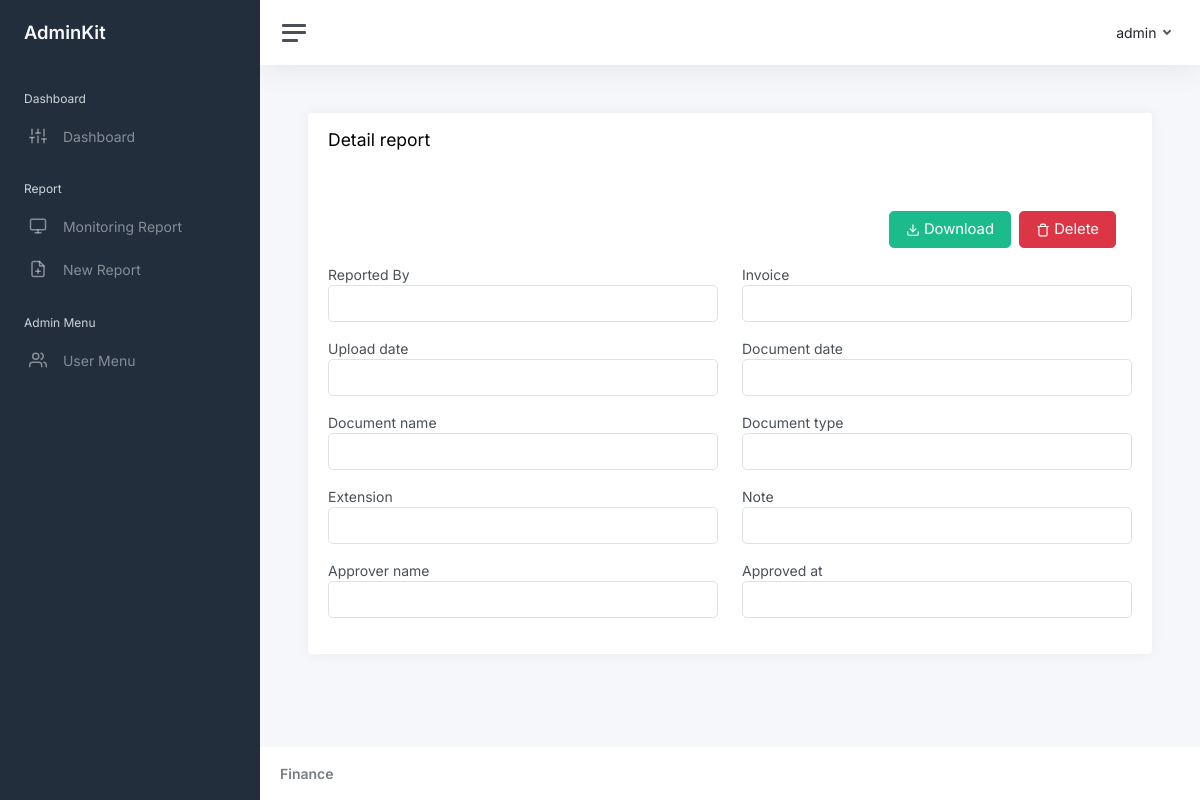
/show-report.php?invoice=asasd (signed in), run on an earlier commit of the app's database.
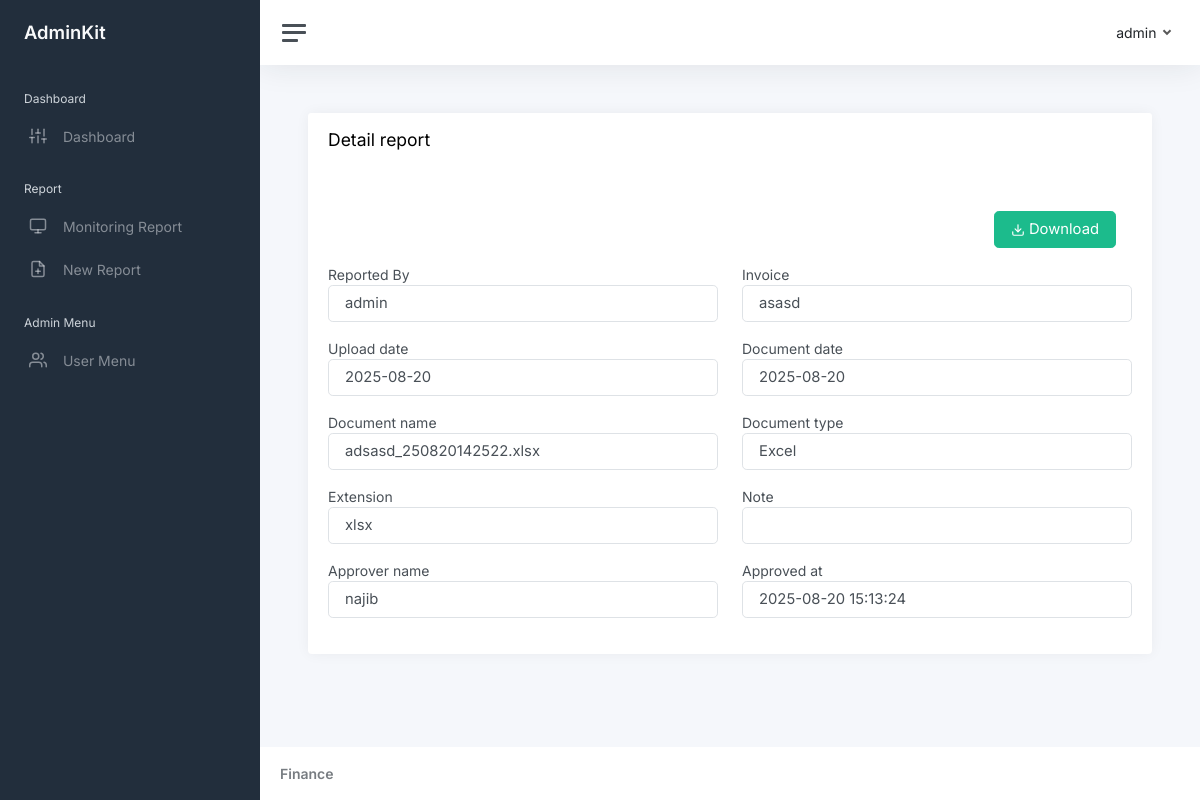
And on a later commit of the database.
### tables this page shows
CREATE TABLE IF NOT EXISTS `reports` (
  `id` int NOT NULL AUTO_INCREMENT,
  `reported_by` int NOT NULL,
  `reporter_role_id` int NOT NULL,
  `invoice` varchar(256) NOT NULL,
  `upload_date` date NOT NULL,
  `document_date` date NOT NULL,
  `document_name` varchar(256) NOT NULL,
  `document_type_id` int NOT NULL,
  `extension` varchar(256) NOT NULL,
  `note` longtext,
  `approved_by` int DEFAULT NULL,
  `approved_at` datetime DEFAULT NULL,
  `created_at` datetime NOT NULL,
  `updated_at` datetime NOT NULL,
  PRIMARY KEY (`id`),
  UNIQUE KEY `invoice` (`invoice`),
  KEY `reported_by` (`reported_by`),
  KEY `reporter_role_id` (`reporter_role_id`),
  KEY `document_type_id` (`document_type_id`),
  KEY `approved_by` (`approved_by`),
  CONSTRAINT `FK_reports_document_type` FOREIGN KEY (`document_type_id`) REFERENCES `document_types` (`id`) ON DELETE CASCADE,
  CONSTRAINT `FK_reports_roles` FOREIGN KEY (`reporter_role_id`) REFERENCES `roles` (`id`) ON DELETE CASCADE,
  CONSTRAINT `FK_reports_users` FOREIGN KEY (`reported_by`) REFERENCES `users` (`id`) ON DELETE CASCADE,
  CONSTRAINT `FK_reports_users_2` FOREIGN KEY (`approved_by`) REFERENCES `users` (`id`) ON DELETE CASCADE
);

CREATE TABLE IF NOT EXISTS `users` (
  `id` int NOT NULL AUTO_INCREMENT,
  `name` varchar(256) NOT NULL,
  `email` varchar(256) NOT NULL,
  `password` varchar(256) NOT NULL,
  `role_id` int NOT NULL,
  `created_at` datetime NOT NULL,
  `updated_at` datetime NOT NULL,
  PRIMARY KEY (`id`),
  UNIQUE KEY `email` (`email`),
  KEY `role_id` (`role_id`),
  CONSTRAINT `FK_users_roles` FOREIGN KEY (`role_id`) REFERENCES `roles` (`id`) ON DELETE CASCADE
);

CREATE TABLE IF NOT EXISTS `document_types` (
  `id` int NOT NULL AUTO_INCREMENT,
  `name` varchar(256) NOT NULL,
  `extension` json NOT NULL,
  `created_at` datetime NOT NULL,
  `updated_at` datetime NOT NULL,
  PRIMARY KEY (`id`),
  UNIQUE KEY `name` (`name`)
);

### middleware/auth.php (called while the page is built, shortened)
<?php
$auth = (object) $_SESSION['auth'];

### show-report.php (the view, shortened to what this page needs)
<?php
include './config/database.php';
include './middleware/auth.php';
$invoice = $_GET['invoice'];
$title = 'Show Report';
$query = "SELECT a.id, b.name reporter_name, invoice, upload_date, document_date, document_name, c.name document_type, a.extension, note, d.name approver_name, approved_at FROM reports a LEFT JOIN users b on a.reported_by = b.id LEFT JOIN document_types c ON a.document_type_id = c.id LEFT JOIN users d ON a.approved_by = d.id WHERE invoice = '$invoice'";
$data_reports = mysqli_query($db, $query);
$result = mysqli_fetch_object($data_reports);
?>
<div class="card">
    <div class="card-header">
        <h4>Detail report</h4>
    </div>
    <div class="card-body">
        <div class="m-3 d-flex justify-content-end gap-2">
            <a href="download.php?report=<?= $result->document_name ?>" class="btn btn-lg btn-success"><i data-feather="download"></i> Download</a>
            <?php if (empty($result->approved_at)) : ?>
                <button class="btn btn-lg btn-danger" data-bs-toggle="modal" data-bs-target="#delete"><i data-feather="trash"></i> Delete</button>
            <?php endif; ?>
        </div>
        <div class="row">
            <div class="col-12 col-md-6 mb-3">
                <label for="reporter_name">Reported By</label>
                <input type="text" id="reporter_name" value="<?= $result->reporter_name ?>" class="form-control form-control-lg" readonly>
            </div>
            <div class="col-12 col-md-6 mb-3">
                <label for="invoice">Invoice</label>
                <input type="text" id="invoice" value="<?= $result->invoice ?>" class="form-control form-control-lg" readonly>
            </div>
            <div class="col-12 col-md-6 mb-3">
                <label for="upload_date">Upload date</label>
                <input type="text" id="upload_date" value="<?= $result->upload_date ?>" class="form-control form-control-lg" readonly>
            </div>
            <div class="col-12 col-md-6 mb-3">
                <label for="document_date">Document date</label>
                <input type="text" id="document_date" value="<?= $result->document_date ?>" class="form-control form-control-lg" readonly>
            </div>
            <div class="col-12 col-md-6 mb-3">
                <label for="document_name">Document name</label>
                <input type="text" id="document_name" value="<?= $result->document_name ?>" class="form-control form-control-lg" readonly>
            </div>
            <div class="col-12 col-md-6 mb-3">
                <label for="document_type">Document type</label>
                <input type="text" id="document_type" value="<?= $result->document_type ?>" class="form-control form-control-lg" readonly>
            </div>
            <div class="col-12 col-md-6 mb-3">
                <label for="extension">Extension</label>
                <input type="text" id="extension" value="<?= $result->extension ?>" class="form-control form-control-lg" readonly>
            </div>
            <div class="col-12 col-md-6 mb-3">
                <label for="note">Note</label>
                <input type="text" id="note" value="<?= $result->note ?>" class="form-control form-control-lg" readonly>
            </div>
            <div class="col-12 col-md-6 mb-3">
                <label for="approver_name">Approver name</label>
                <input type="text" id="approver_name" value="<?= $result->approver_name ?>" class="form-control form-control-lg" readonly>
            </div>
            <div class="col-12 col-md-6 mb-3">
                <label for="approved_at">Approved at</label>
                <input type="text" id="approved_at" value="<?= $result->approved_at ?>" class="form-control form-control-lg" readonly>
            </div>
        </div>
    </div>
</div>
<?php
$content = ob_get_clean();
include "./template.php";
?>

### template.php (shortened to what this page needs)
<!DOCTYPE html>
<html lang="en">
<head>
    <link href="https://cdn.jsdelivr.net/npm/bootstrap@5.3.7/dist/css/bootstrap.min.css" rel="stylesheet">
    <link href="./public/css/app.css" rel="stylesheet">
</head>
<body>
    <div class="wrapper">
        <nav id="sidebar" class="sidebar js-sidebar">
            <div class="sidebar-content js-simplebar">
                <a class="sidebar-brand" href="index.html">
                    <span class="align-middle">AdminKit</span>
                </a>
                <ul class="sidebar-nav">
                    <li class="sidebar-header">
                        Dashboard
                    </li>
                    <li class="sidebar-item <?= $title == 'Dashboard' ? 'active' : '' ?>">
                        <a class="sidebar-link" href="dashboard.php">
                            <i class="align-middle" data-feather="sliders"></i> <span class="align-middle">Dashboard</span>
                        </a>
                    </li>
                    <li class="sidebar-header">
                        Report
                    </li>
                    <li class="sidebar-item <?= $title == 'Monitoring Report' ? 'active' : '' ?>">
                        <a class="sidebar-link" href="monitoring-report.php">
                            <i class="align-middle" data-feather="monitor"></i> <span class="align-middle">Monitoring Report</span>
                        </a>
                    </li>
                    <?php if ($auth->role_id == 1) : ?>
                        <li class="sidebar-item <?= $title == 'New Report' ? 'active' : '' ?>">
                            <a class="sidebar-link" href="new-report.php">
                                <i class="align-middle" data-feather="file-plus"></i> <span class="align-middle">New Report</span>
                            </a>
                        </li>
                    <?php endif; ?>
                    <?php if ($auth->role_id == 1) : ?>
                        <li class="sidebar-header">
                            Admin Menu
                        </li>
                        <li class="sidebar-item <?= $title == 'User Menu' ? 'active' : '' ?>">
                            <a class="sidebar-link" href="user-menu.php">
                                <i class="align-middle" data-feather="users"></i> <span class="align-middle">User Menu</span>
                            </a>
                        </li>
                    <?php endif; ?>
                </ul>
            </div>
        </nav>
        <div class="main">
            <nav class="navbar navbar-expand navbar-light navbar-bg">
                <a class="sidebar-toggle js-sidebar-toggle">
                    <i class="hamburger align-self-center"></i>
                </a>
                <div class="navbar-collapse collapse">
                    <ul class="navbar-nav navbar-align">
                        <li class="nav-item dropdown">
                            <a class="nav-link dropdown-toggle d-none d-sm-inline-block" href="#" data-bs-toggle="dropdown">
                                <span class="text-dark"><?= $auth->name ?></span>
                            </a>
                        </li>
                    </ul>
                </div>
            </nav>
            <main class="content">
                <div class="container-fluid p-0">
                    <?= $content; ?>
                </div>
            </main>
            <footer class="footer">
                <div class="container-fluid">
                    <div class="row text-muted">
                        <div class="col-6 text-start">
                            <p class="mb-0 text-muted">
                                <b>Finance</b>
                            </p>
                        </div>
                    </div>
                </div>
            </footer>
        </div>
    </div>
</body>
</html>

What changed in the data, as far as the page shows it:
added reports: reported_by.name "admin", invoice "asasd", upload_date "2025-08-20", document_date "2025-08-20", document_name "adsasd_250820142522.xlsx", document_type.name "Excel", extension "xlsx", approved_by.name "najib", approved_at "2025-08-20 15:13:24"
Also different on the page:
text no longer shown: "Delete"
